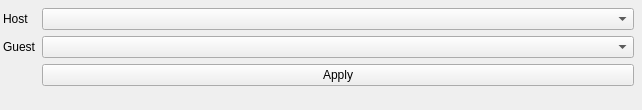
<?xml version="1.0" encoding="UTF-8"?>
<ui version="4.0">
 <class>createGameWindow</class>
 <widget class="QMainWindow" name="createGameWindow">
  <property name="geometry">
   <rect>
    <x>0</x>
    <y>0</y>
    <width>642</width>
    <height>110</height>
   </rect>
  </property>
  <property name="windowTitle">
   <string>Create Game</string>
  </property>
  <widget class="QWidget" name="centralwidget">
   <widget class="QWidget" name="layoutWidget">
    <property name="geometry">
     <rect>
      <x>3</x>
      <y>8</y>
      <width>631</width>
      <height>101</height>
     </rect>
    </property>
    <layout class="QFormLayout" name="formLayout">
     <item row="0" column="0">
      <widget class="QLabel" name="hostLabel">
       <property name="text">
        <string>Host</string>
       </property>
      </widget>
     </item>
     <item row="0" column="1">
      <widget class="QComboBox" name="hostChoose"/>
     </item>
     <item row="1" column="1">
      <widget class="QComboBox" name="guestChoose"/>
     </item>
     <item row="2" column="1">
      <widget class="QPushButton" name="applyButton">
       <property name="text">
        <string>Apply</string>
       </property>
      </widget>
     </item>
     <item row="1" column="0">
      <widget class="QLabel" name="guestLabel">
       <property name="text">
        <string>Guest</string>
       </property>
      </widget>
     </item>
    </layout>
   </widget>
  </widget>
 </widget>
 <resources/>
 <connections/>
</ui>
